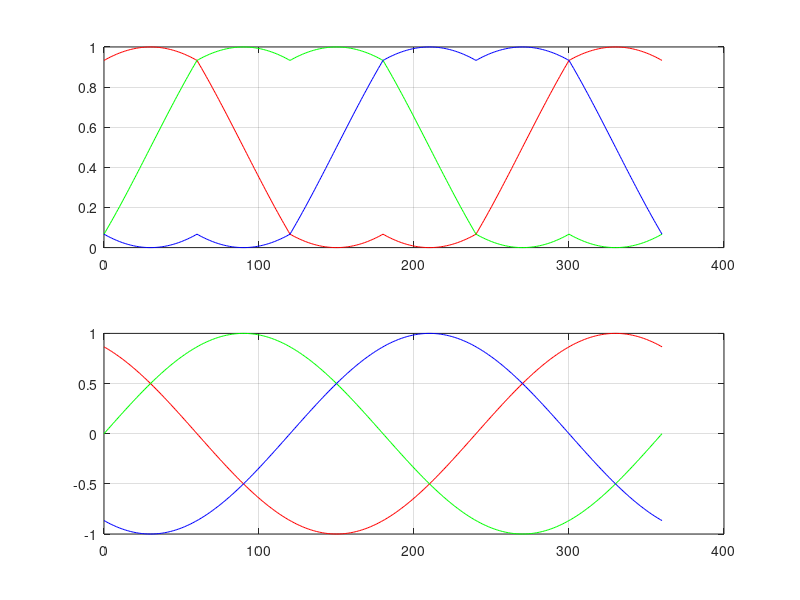

Write the MATLAB code that produced this figure.
clc;
clear;
close all;
M = 1;
Ua=[];
Ub=[];
Uc=[];
Angle = 0:1:360;
for angle = Angle
   theta = angle;% + 330;
    theta = theta - round(theta/360)*360;
    if (theta<0) 
        theta = theta + 360;
    end
    if theta >= 300
        ua = 0.5+0.5*M*cosd(theta+30);
        ub = 0.5+0.5*M*sind(theta-60);
        uc = 0.5 - 0.5*sqrt(3)*M*sind(theta+30);
        
    elseif theta >= 240
        ua = 0.5+0.5*sqrt(3)*M*cosd(theta);
        ub = 0.5+0.5*M*sind(theta);
        uc = 0.5 - 0.5*M*sind(theta);
        
    elseif theta >= 180
        ua = 0.5+0.5*M*sind(theta+60);
        ub = 0.5-0.5*sqrt(3)*M*cosd(theta+60);
        uc = 0.5 - 0.5*M*sind(theta+60);
        
    elseif theta >= 120
         ua = 0.5+0.5*M*cosd(theta+30);
         ub = 0.5+0.5*M*sind(theta - 60);
         uc = 0.5-0.5*sqrt(3)*M*sind(theta+30);
        
    elseif theta >= 60
        ua = 0.5+0.5*sqrt(3)*M*cosd(theta);
        ub = 0.5+0.5*M*sind(theta);
        uc = 0.5-0.5*M*sind(theta);
    else
        ua = 0.5+0.5*M*sind(theta+60);
        ub = 0.5-0.5*sqrt(3)*M*cosd(theta+60);
        uc = 0.5-0.5*M*sind(60+theta);
    end
    Ua = [Ua, ua];
    Ub = [Ub, ub];
    Uc = [Uc, uc];    
end

figure (1)
subplot(2,1,1)
plot(Angle,Ua,'r'); hold on;
plot(Angle,Ub,'g'); 
plot(Angle,Uc,'b'); 
grid on;
hold off;

subplot(2,1,2)
plot(Angle,Ua-Ub,'r'); hold on;
plot(Angle,Ub-Uc,'g'); 
plot(Angle,Uc-Ua,'b'); 
grid on;
hold off;